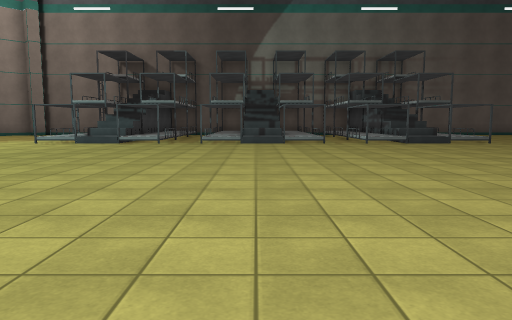
View 1 (above)

18 first-person views from a walk through a 3-D level made in the Unity game engine. The camera is 1.3 m above the floor, tilts 6° down and sees 70° across. The floor is counted in squares, 2 m on a side. Each view is taken from the middle of a square. On the plan, view 1 faces up. The plan holds only what a view shows up to about 11 squares ahead; the rest is blank. The place goes on beyond the plan. The player character is not drawn. Some animated figures are left out. Surface patterns are stand-ins for the level's own textures.

View 2
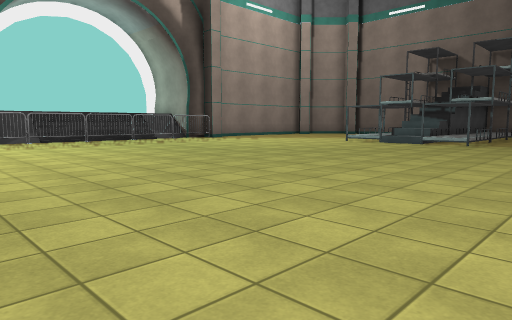

View 3
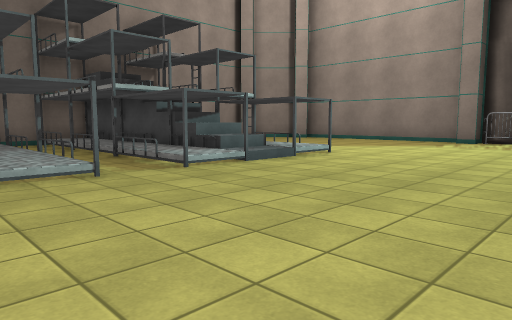

View 4
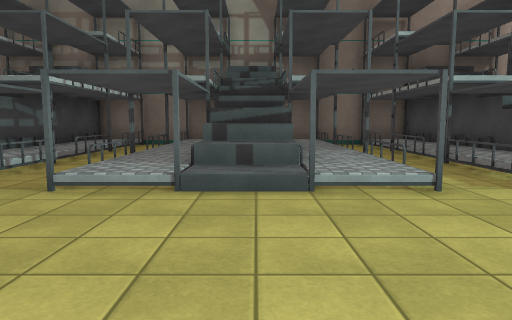

View 5
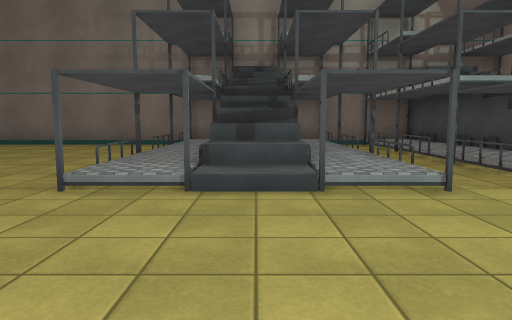

View 6
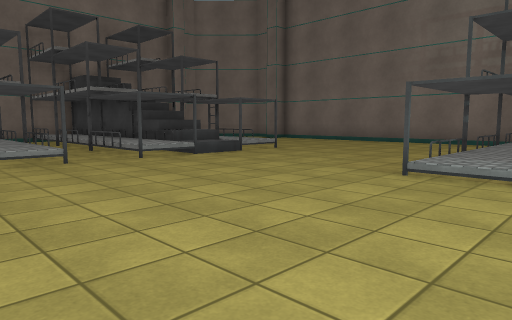

View 7
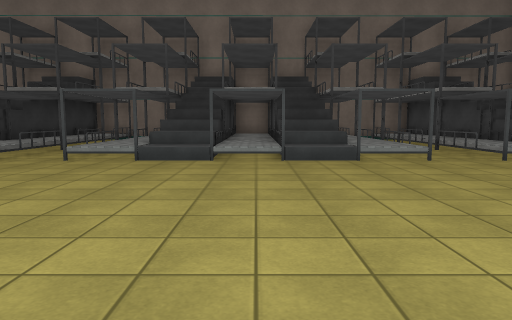

View 8
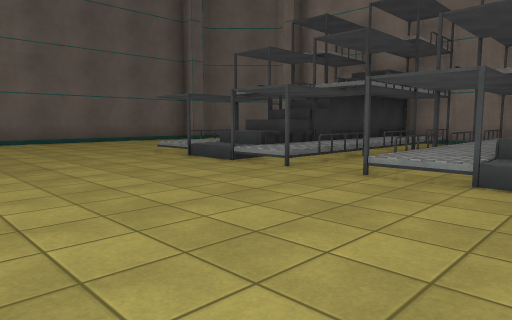

View 9
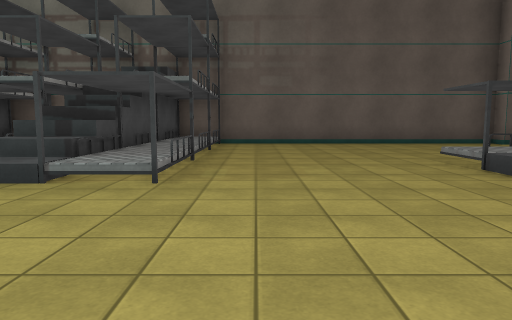

View 10
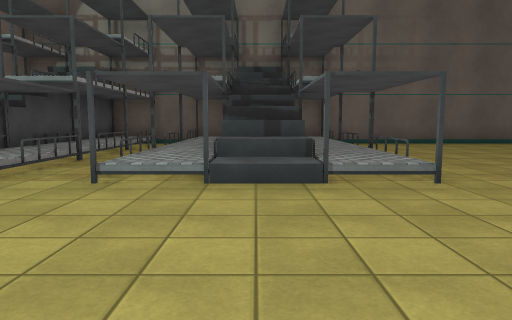

View 11
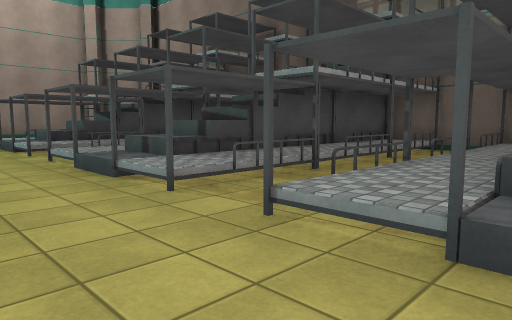

View 12
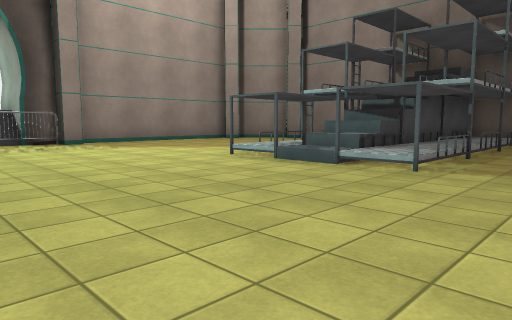

View 13
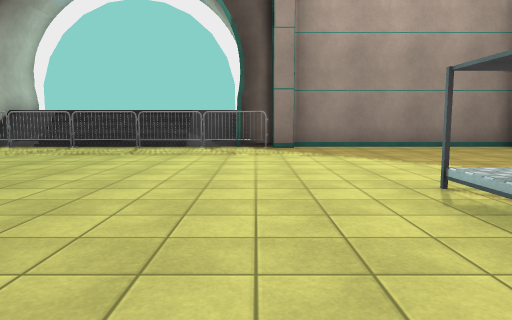

View 14
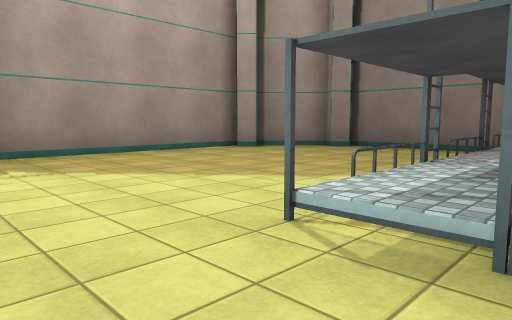

View 15
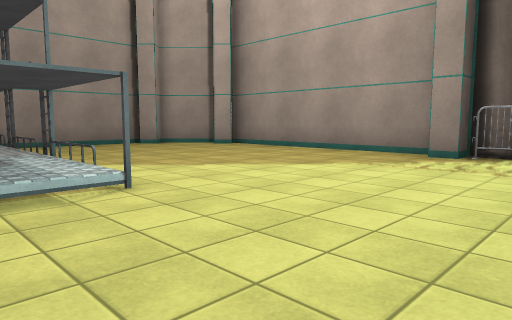

View 16
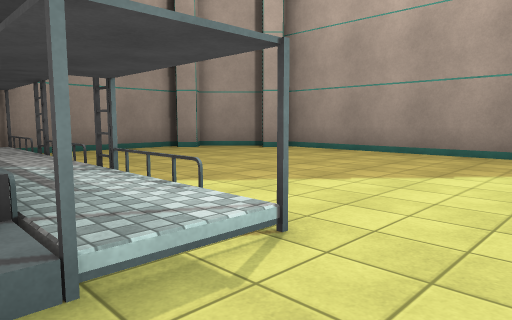

View 17
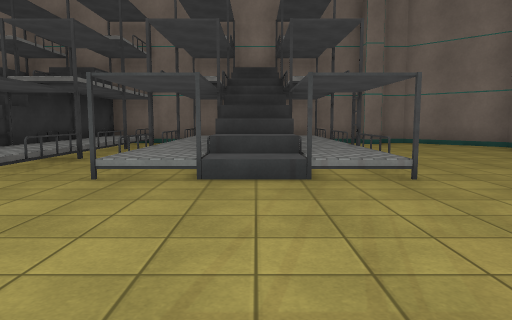

View 18
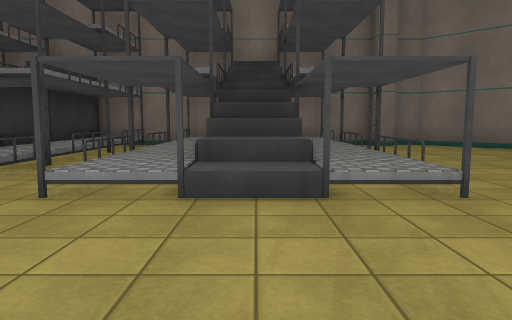

### Floor plan
Key: @ floor where view 1 was taken; # wall or solid block; x gap in a wall; . main floor; : floor 0.25 m higher than the main floor; + floor 0.5 m higher than the main floor; * floor 0.75 m higher than the main floor; % floor 1 m higher than the main floor; & floor 4 m higher than the main floor; $ floor 4.25 m higher than the main floor; / step, stairs or slope; = window, fence, low wall or low ledge; ^ raised ledge; v drop or lower ground; O other object.
Columns run from 14 left of view 1 to 19 right of it. Each row starts with its distance up from view 1.
 18    #########  ################
 17   #..... ##/  ##/.#$# ........
 16  ##....#+/#/  ///.+///......
 15  #......+/#/# =/#x//+#.....
 14  #......+/v+.  //.+/+......
 13  #.....#+/#/# //#.+/+....//
 12  #......+%#/.+%//.+/+#...##=##/#
 11  #.....#//xx/////.///....##=######
 10  ##....................../++++++/#
  9  #^......................#......##
  8  ^O......................///////#
  7 #^O......................##=#####
  6 #^................. .....######
  5 #^O......................###=####
  4 #^O............... ......///////#
  3 #^...............  ......//####v#
  2  #O.............. .......#=#==#.#
  1  ##......................###==#.#
  0  #.....#.##xx#@.#x/.//...//####v#
 -1  #......:##/.//:x/////...///////#
 -2  #......:#//.:/:#/////...//////##
 -3  #.....#:#//.=////////...///////##
 -4  #......:#//.:/:=/////...........#
 -5  #.....#:##/.#/##/#/#/..........##
 -6  ##.....:##*.v/#=.v/ /....  ....#
 -7   ##....:#####&####  #.....   .##
 -8    #######   ###  #########   ##

Where each view was taken, in squares from view 1:
view 1: 0 up, 0 right, facing up
view 2: 0 up, 0 right, facing up-left
view 3: 4 up, 0 right, facing down-left
view 4: 3 up, 0 right, facing down
view 5: 3 up, 5 right, facing down
view 6: 4 up, 5 right, facing down-right
view 7: 5 up, 5 right, facing right
view 8: 6 up, 7 right, facing up-right
view 9: 7 up, 8 right, facing up
view 10: 7 up, 5 right, facing up
view 11: 9 up, 5 right, facing up-left
view 12: 6 up, 1 left, facing up-left
view 13: 9 up, 3 left, facing left
view 14: 9 up, 5 left, facing up-left
view 15: 3 up, 5 left, facing down-left
view 16: 1 up, 5 left, facing down-left
view 17: 1 down, 7 right, facing right
view 18: 1 down, 8 right, facing right
